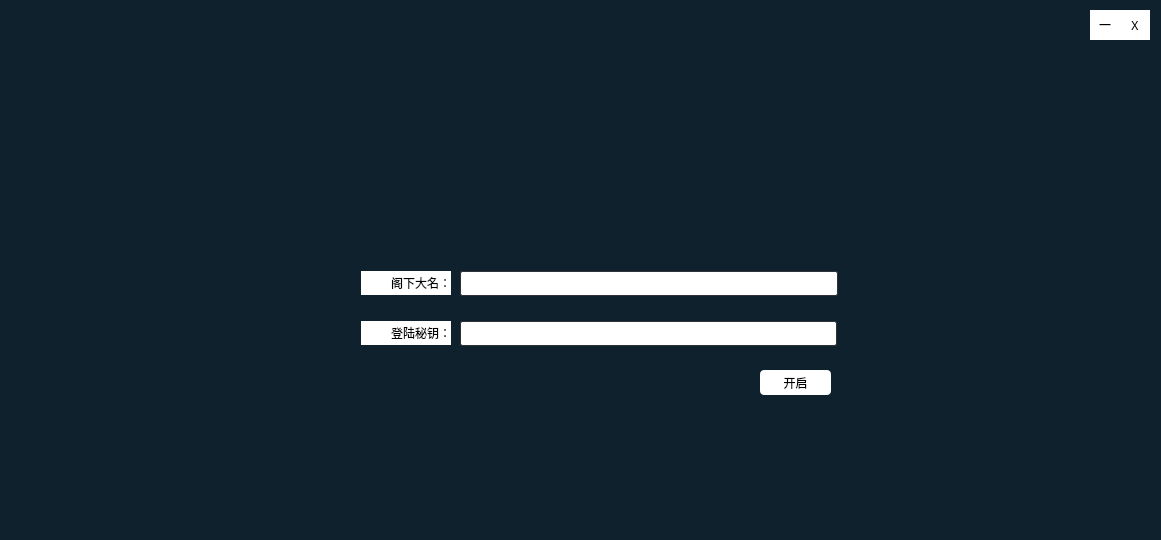
<?xml version="1.0" encoding="UTF-8"?>
<ui version="4.0">
 <class>AccountDialog</class>
 <widget class="QMainWindow" name="AccountDialog">
  <property name="geometry">
   <rect>
    <x>0</x>
    <y>0</y>
    <width>1161</width>
    <height>540</height>
   </rect>
  </property>
  <property name="sizePolicy">
   <sizepolicy hsizetype="Fixed" vsizetype="Fixed">
    <horstretch>0</horstretch>
    <verstretch>0</verstretch>
   </sizepolicy>
  </property>
  <property name="minimumSize">
   <size>
    <width>424</width>
    <height>165</height>
   </size>
  </property>
  <property name="mouseTracking">
   <bool>true</bool>
  </property>
  <property name="windowTitle">
   <string>Pxmail</string>
  </property>
  <property name="windowIcon">
   <iconset>
    <normaloff>logo.png</normaloff>logo.png</iconset>
  </property>
  <property name="styleSheet">
   <string notr="true">
background-color: rgb(14, 33, 45);</string>
  </property>
  <widget class="QWidget" name="centralwidget">
   <widget class="QFrame" name="frame">
    <property name="geometry">
     <rect>
      <x>220</x>
      <y>800</y>
      <width>611</width>
      <height>71</height>
     </rect>
    </property>
    <property name="minimumSize">
     <size>
      <width>611</width>
      <height>71</height>
     </size>
    </property>
    <property name="styleSheet">
     <string notr="true"/>
    </property>
    <property name="frameShape">
     <enum>QFrame::StyledPanel</enum>
    </property>
    <property name="frameShadow">
     <enum>QFrame::Raised</enum>
    </property>
    <layout class="QGridLayout" name="gridLayout">
     <item row="0" column="0">
      <widget class="QPushButton" name="SetButton">
       <property name="sizePolicy">
        <sizepolicy hsizetype="Fixed" vsizetype="Fixed">
         <horstretch>0</horstretch>
         <verstretch>0</verstretch>
        </sizepolicy>
       </property>
       <property name="minimumSize">
        <size>
         <width>0</width>
         <height>0</height>
        </size>
       </property>
       <property name="styleSheet">
        <string notr="true">
/**********按钮**********/
QPushButton{
        border-radius: 4px;
        border: none;
        width: 75px;
        height: 25px;
}
QPushButton:enabled {
        background: rgb(68, 69, 73);
        color: white;
}
QPushButton:!enabled {
        background: rgb(100, 100, 100);
        color: rgb(200, 200, 200);
}
QPushButton:enabled:hover{
        background: rgb(85, 85, 85);
}
QPushButton:enabled:pressed{
        background: rgb(80, 80, 80);
}
</string>
       </property>
       <property name="text">
        <string>手动设置</string>
       </property>
      </widget>
     </item>
     <item row="0" column="1">
      <widget class="QPushButton" name="cancelButton">
       <property name="minimumSize">
        <size>
         <width>93</width>
         <height>28</height>
        </size>
       </property>
       <property name="styleSheet">
        <string notr="true">
/**********按钮**********/
QPushButton{
        border-radius: 4px;
        border: none;
        width: 75px;
        height: 25px;
}
QPushButton:enabled {
        background: rgb(68, 69, 73);
        color: white;
}
QPushButton:!enabled {
        background: rgb(100, 100, 100);
        color: rgb(200, 200, 200);
}
QPushButton:enabled:hover{
        background: rgb(85, 85, 85);
}
QPushButton:enabled:pressed{
        background: rgb(80, 80, 80);
}
</string>
       </property>
       <property name="text">
        <string>取消</string>
       </property>
       <property name="shortcut">
        <string>Esc</string>
       </property>
      </widget>
     </item>
    </layout>
   </widget>
   <widget class="QLabel" name="labellogo">
    <property name="geometry">
     <rect>
      <x>120</x>
      <y>750</y>
      <width>551</width>
      <height>131</height>
     </rect>
    </property>
    <property name="text">
     <string/>
    </property>
    <property name="pixmap">
     <pixmap>Mainlogo.png</pixmap>
    </property>
   </widget>
   <widget class="QLabel" name="labelmin">
    <property name="geometry">
     <rect>
      <x>1090</x>
      <y>10</y>
      <width>30</width>
      <height>30</height>
     </rect>
    </property>
    <property name="font">
     <font>
      <family>微软雅黑</family>
     </font>
    </property>
    <property name="styleSheet">
     <string notr="true">QLabel{
   color:black;
	background-color: rgb(255, 255, 255);
}
QLabel:hover{
background-color: rgb(255, 255, 255);
}</string>
    </property>
    <property name="text">
     <string>一</string>
    </property>
    <property name="alignment">
     <set>Qt::AlignCenter</set>
    </property>
   </widget>
   <widget class="QLabel" name="labelclose">
    <property name="geometry">
     <rect>
      <x>1120</x>
      <y>10</y>
      <width>30</width>
      <height>30</height>
     </rect>
    </property>
    <property name="font">
     <font>
      <family>微软雅黑</family>
     </font>
    </property>
    <property name="styleSheet">
     <string notr="true">QLabel{
   color:black;
	
	background-color: rgb(255, 255, 255);
}
QLabel:hover{

   background-color:red;

}</string>
    </property>
    <property name="text">
     <string>X</string>
    </property>
    <property name="alignment">
     <set>Qt::AlignCenter</set>
    </property>
   </widget>
   <widget class="QLabel" name="label_opacity">
    <property name="geometry">
     <rect>
      <x>250</x>
      <y>770</y>
      <width>601</width>
      <height>31</height>
     </rect>
    </property>
    <property name="styleSheet">
     <string notr="true"/>
    </property>
    <property name="text">
     <string/>
    </property>
   </widget>
   <widget class="QLabel" name="label_prompt">
    <property name="geometry">
     <rect>
      <x>230</x>
      <y>770</y>
      <width>591</width>
      <height>31</height>
     </rect>
    </property>
    <property name="styleSheet">
     <string notr="true">QLabel{
color:#B3B3B3;
border:0px;
font-family:Microsoft YaHei;
font:13px
}</string>
    </property>
    <property name="text">
     <string/>
    </property>
   </widget>
   <widget class="QPushButton" name="ReturnButton">
    <property name="geometry">
     <rect>
      <x>820</x>
      <y>740</y>
      <width>71</width>
      <height>25</height>
     </rect>
    </property>
    <property name="styleSheet">
     <string notr="true">
/**********按钮**********/
QPushButton{
        border-radius: 4px;
        border: none;
        width: 75px;
        height: 25px;
}
QPushButton:enabled {
        background: rgb(68, 69, 73);
        color: white;
}
QPushButton:!enabled {
        background: rgb(100, 100, 100);
        color: rgb(200, 200, 200);
}
QPushButton:enabled:hover{
        background: rgb(85, 85, 85);
}
QPushButton:enabled:pressed{
        background: rgb(80, 80, 80);
}
</string>
    </property>
    <property name="text">
     <string>返回</string>
    </property>
   </widget>
   <widget class="QPushButton" name="loginButton">
    <property name="geometry">
     <rect>
      <x>760</x>
      <y>370</y>
      <width>71</width>
      <height>25</height>
     </rect>
    </property>
    <property name="styleSheet">
     <string notr="true">
/**********按钮**********/
QPushButton{
        border-radius: 4px;
        border: none;
        width: 75px;
        height: 25px;
}
QPushButton:enabled {
        
	background-color: rgb(255, 255, 255);
        color: black;
}
QPushButton:!enabled {
        
	background-color: rgb(255, 255, 255);
        color: rgb(200, 200, 200);
}
QPushButton:enabled:hover{
        
	background-color: rgb(255, 255, 255);
}
QPushButton:enabled:pressed{
        
	background-color: rgb(255, 255, 255);
}
</string>
    </property>
    <property name="text">
     <string>开启</string>
    </property>
    <property name="autoRepeat">
     <bool>false</bool>
    </property>
   </widget>
   <widget class="QLabel" name="label">
    <property name="geometry">
     <rect>
      <x>-90</x>
      <y>-10</y>
      <width>1311</width>
      <height>561</height>
     </rect>
    </property>
    <property name="text">
     <string/>
    </property>
    <property name="pixmap">
     <pixmap>../images/timg.jpg</pixmap>
    </property>
   </widget>
   <widget class="QWidget" name="">
    <property name="geometry">
     <rect>
      <x>260</x>
      <y>710</y>
      <width>504</width>
      <height>40</height>
     </rect>
    </property>
    <layout class="QHBoxLayout" name="horizontalLayout_2">
     <item>
      <widget class="QLabel" name="poplabel">
       <property name="styleSheet">
        <string notr="true">QLabel{
color:#B3B3B3;
font-family:Microsoft YaHei;

}</string>
       </property>
       <property name="text">
        <string>    &lt;p align=right&gt;POP服务器：&lt;/p&gt;</string>
       </property>
      </widget>
     </item>
     <item>
      <widget class="QLineEdit" name="txtpopserver">
       <property name="minimumSize">
        <size>
         <width>210</width>
         <height>25</height>
        </size>
       </property>
       <property name="maximumSize">
        <size>
         <width>210</width>
         <height>25</height>
        </size>
       </property>
       <property name="styleSheet">
        <string notr="true">QLineEdit{
color:#B3B3B3;
background:#0E1015;
border:1px solid #2F3239;
border-radius:2px;
selection-background-color:#787878;
font-family:Microsoft YaHei;
font:15px;
}
QLineEdit:hover{
color:#FFF;
background:#0E1015;
border-color:#45494F;
}
QLineEdit:focus{
color:#FFF;
background:#0B0D11;
border-color:#1E5F99;
}</string>
       </property>
      </widget>
     </item>
     <item>
      <widget class="QCheckBox" name="checkSSLpop">
       <property name="minimumSize">
        <size>
         <width>51</width>
         <height>19</height>
        </size>
       </property>
       <property name="maximumSize">
        <size>
         <width>51</width>
         <height>19</height>
        </size>
       </property>
       <property name="styleSheet">
        <string notr="true">QCheckBox{
spacing:10px;
color:#B3B3B3;
border:0px;
font-family:Microsoft YaHei;
font:13px;
}
QCheckBox:disabled{
color:#45494f;
}
QCheckBox::indicator{
  width: 20px;
  height: 20px;
}
QCheckBox::indicator:unchecked{
  image: url(ui/images/unchecked.png);
}
QCheckBox::indicator:unchecked:hover{
  image: url(ui/images/unchecked_hover.png);
}
QCheckBox::indicator:unchecked:pressed{
  image: url(ui/images/unchecked_down.png);
}
QCheckBox::indicator:checked{
  image: url(ui/images/checked.png);
}
QCheckBox::indicator:checked:hover {
  image: url(ui/images/checked_hover.png);
}
QCheckBox::indicator:checked:pressed{
  image: url(ui/images/checked_down.png);
}
QCheckBox::indicator:unchecked:disabled{
  image: url(ui/images/check_disabled.png);
}
QCheckBox::indicator:checked:disabled{
  image: url(ui/images/check_disabled.png);
}</string>
       </property>
       <property name="text">
        <string>SSL</string>
       </property>
      </widget>
     </item>
     <item>
      <widget class="QLabel" name="popportlabel">
       <property name="minimumSize">
        <size>
         <width>45</width>
         <height>38</height>
        </size>
       </property>
       <property name="maximumSize">
        <size>
         <width>45</width>
         <height>38</height>
        </size>
       </property>
       <property name="styleSheet">
        <string notr="true">QLabel{
color:#B3B3B3;
font-family:Microsoft YaHei;

}</string>
       </property>
       <property name="text">
        <string>端口：</string>
       </property>
      </widget>
     </item>
     <item>
      <widget class="QLineEdit" name="popportEdit">
       <property name="sizePolicy">
        <sizepolicy hsizetype="Fixed" vsizetype="Fixed">
         <horstretch>0</horstretch>
         <verstretch>0</verstretch>
        </sizepolicy>
       </property>
       <property name="minimumSize">
        <size>
         <width>51</width>
         <height>21</height>
        </size>
       </property>
       <property name="maximumSize">
        <size>
         <width>51</width>
         <height>21</height>
        </size>
       </property>
       <property name="styleSheet">
        <string notr="true">QLineEdit{
color:#B3B3B3;
background:#0E1015;
border:1px solid #2F3239;
border-radius:2px;
selection-background-color:#787878;
font-family:Microsoft YaHei;
font:15px;
}
QLineEdit:hover{
color:#FFF;
background:#0E1015;
border-color:#45494F;
}
QLineEdit:focus{
color:#FFF;
background:#0B0D11;
border-color:#1E5F99;
}</string>
       </property>
      </widget>
     </item>
    </layout>
   </widget>
   <widget class="QWidget" name="">
    <property name="geometry">
     <rect>
      <x>470</x>
      <y>760</y>
      <width>516</width>
      <height>39</height>
     </rect>
    </property>
    <layout class="QHBoxLayout" name="horizontalLayout">
     <item>
      <widget class="QLabel" name="smtplabel">
       <property name="styleSheet">
        <string notr="true">QLabel{
color:#B3B3B3;
font-family:Microsoft YaHei;

}</string>
       </property>
       <property name="text">
        <string>    &lt;p align=right&gt;SMTP服务器：&lt;/p&gt;</string>
       </property>
      </widget>
     </item>
     <item>
      <widget class="QLineEdit" name="txtsmtpserver">
       <property name="minimumSize">
        <size>
         <width>210</width>
         <height>25</height>
        </size>
       </property>
       <property name="maximumSize">
        <size>
         <width>210</width>
         <height>25</height>
        </size>
       </property>
       <property name="styleSheet">
        <string notr="true">QLineEdit{
color:#B3B3B3;
background:#0E1015;
border:1px solid #2F3239;
border-radius:2px;
selection-background-color:#787878;
font-family:Microsoft YaHei;
font:15px;
}
QLineEdit:hover{
color:#FFF;
background:#0E1015;
border-color:#45494F;
}
QLineEdit:focus{
color:#FFF;
background:#0B0D11;
border-color:#1E5F99;
}</string>
       </property>
      </widget>
     </item>
     <item>
      <widget class="QCheckBox" name="checkSSLsmtp">
       <property name="minimumSize">
        <size>
         <width>51</width>
         <height>19</height>
        </size>
       </property>
       <property name="maximumSize">
        <size>
         <width>51</width>
         <height>19</height>
        </size>
       </property>
       <property name="styleSheet">
        <string notr="true">QCheckBox{
spacing:10px;
color:#B3B3B3;
border:0px;
font-family:Microsoft YaHei;
font:13px;
}
QCheckBox:disabled{
color:#45494f;
}
QCheckBox::indicator{
  width: 20px;
  height: 20px;
}
QCheckBox::indicator:unchecked{
  image: url(ui/images/unchecked.png);
}
QCheckBox::indicator:unchecked:hover{
  image: url(ui/images/unchecked_hover.png);
}
QCheckBox::indicator:unchecked:pressed{
  image: url(ui/images/unchecked_down.png);
}
QCheckBox::indicator:checked{
  image: url(ui/images/checked.png);
}
QCheckBox::indicator:checked:hover {
  image: url(ui/images/checked_hover.png);
}
QCheckBox::indicator:checked:pressed{
  image: url(ui/images/checked_down.png);
}
QCheckBox::indicator:unchecked:disabled{
  image: url(ui/images/check_disabled.png);
}
QCheckBox::indicator:checked:disabled{
  image: url(ui/images/check_disabled.png);
}</string>
       </property>
       <property name="text">
        <string>SSL</string>
       </property>
      </widget>
     </item>
     <item>
      <widget class="QLabel" name="smtpportlabel">
       <property name="minimumSize">
        <size>
         <width>45</width>
         <height>37</height>
        </size>
       </property>
       <property name="maximumSize">
        <size>
         <width>45</width>
         <height>37</height>
        </size>
       </property>
       <property name="styleSheet">
        <string notr="true">QLabel{
color:#B3B3B3;
font-family:Microsoft YaHei;

}</string>
       </property>
       <property name="text">
        <string>端口：</string>
       </property>
      </widget>
     </item>
     <item>
      <widget class="QLineEdit" name="smtpportEdit">
       <property name="sizePolicy">
        <sizepolicy hsizetype="Fixed" vsizetype="Fixed">
         <horstretch>0</horstretch>
         <verstretch>0</verstretch>
        </sizepolicy>
       </property>
       <property name="minimumSize">
        <size>
         <width>51</width>
         <height>21</height>
        </size>
       </property>
       <property name="maximumSize">
        <size>
         <width>51</width>
         <height>21</height>
        </size>
       </property>
       <property name="styleSheet">
        <string notr="true">QLineEdit{
color:#B3B3B3;
background:#0E1015;
border:1px solid #2F3239;
border-radius:2px;
selection-background-color:#787878;
font-family:Microsoft YaHei;
font:15px;
}
QLineEdit:hover{
color:#FFF;
background:#0E1015;
border-color:#45494F;
}
QLineEdit:focus{
color:#FFF;
background:#0B0D11;
border-color:#1E5F99;
}</string>
       </property>
      </widget>
     </item>
    </layout>
   </widget>
   <widget class="QLineEdit" name="txtuser">
    <property name="geometry">
     <rect>
      <x>460</x>
      <y>271</y>
      <width>378</width>
      <height>25</height>
     </rect>
    </property>
    <property name="sizePolicy">
     <sizepolicy hsizetype="Expanding" vsizetype="Fixed">
      <horstretch>0</horstretch>
      <verstretch>0</verstretch>
     </sizepolicy>
    </property>
    <property name="minimumSize">
     <size>
      <width>378</width>
      <height>25</height>
     </size>
    </property>
    <property name="maximumSize">
     <size>
      <width>378</width>
      <height>25</height>
     </size>
    </property>
    <property name="styleSheet">
     <string notr="true">QLineEdit{
color: rgb(0, 0, 0);
	background-color: rgb(255, 255, 255);
border:1px solid #2F3239;
border-radius:2px;
selection-background-color:#ffffff;
font-family:Microsoft YaHei;
font:15px;
}
QLineEdit:hover{
color:#FFF;
	background-color: rgb(0, 0, 0);
border-color:#45494F;
}
QLineEdit:focus{
color:#FFF;
	background-color: rgb(0, 0, 0);
border-color:#1E5F99;
}</string>
    </property>
   </widget>
   <widget class="QLabel" name="labeluserSet">
    <property name="geometry">
     <rect>
      <x>361</x>
      <y>271</y>
      <width>90</width>
      <height>24</height>
     </rect>
    </property>
    <property name="styleSheet">
     <string notr="true">QLabel{
color: rgb(0, 0, 0);
	background-color: rgb(255, 255, 255);
font-family:Microsoft YaHei;

}</string>
    </property>
    <property name="text">
     <string>&lt;html&gt;&lt;head/&gt;&lt;body&gt;&lt;p align=&quot;right&quot;&gt;阁下大名：&lt;/p&gt;&lt;/body&gt;&lt;/html&gt;</string>
    </property>
   </widget>
   <widget class="QLabel" name="labelpasswordSet">
    <property name="geometry">
     <rect>
      <x>361</x>
      <y>321</y>
      <width>90</width>
      <height>24</height>
     </rect>
    </property>
    <property name="styleSheet">
     <string notr="true">QLabel{
color: rgb(0, 0, 0);
	background-color: rgb(255, 255, 255);
font-family:Microsoft YaHei;

}</string>
    </property>
    <property name="text">
     <string>&lt;html&gt;&lt;head/&gt;&lt;body&gt;&lt;p align=&quot;right&quot;&gt;登陆秘钥：&lt;/p&gt;&lt;/body&gt;&lt;/html&gt;</string>
    </property>
   </widget>
   <widget class="QLineEdit" name="txtpassword">
    <property name="geometry">
     <rect>
      <x>460</x>
      <y>321</y>
      <width>377</width>
      <height>25</height>
     </rect>
    </property>
    <property name="minimumSize">
     <size>
      <width>377</width>
      <height>25</height>
     </size>
    </property>
    <property name="maximumSize">
     <size>
      <width>377</width>
      <height>25</height>
     </size>
    </property>
    <property name="styleSheet">
     <string notr="true">QLineEdit{
color: rgb(0, 0, 0);
	background-color: rgb(255, 255, 255);
border:1px solid #2F3239;
border-radius:2px;
selection-background-color:#ffffff;
font-family:Microsoft YaHei;
font:15px;
}
QLineEdit:hover{
color:#FFF;
	background-color: rgb(0, 0, 0);
border-color:#45494F;
}
QLineEdit:focus{
color:#FFF;
	background-color: rgb(0, 0, 0);
border-color:#1E5F99;
}</string>
    </property>
    <property name="echoMode">
     <enum>QLineEdit::Password</enum>
    </property>
   </widget>
   <zorder>label</zorder>
   <zorder>labellogo</zorder>
   <zorder>frame</zorder>
   <zorder>layoutWidget</zorder>
   <zorder>labelmin</zorder>
   <zorder>labelclose</zorder>
   <zorder>label_opacity</zorder>
   <zorder>label_prompt</zorder>
   <zorder>ReturnButton</zorder>
   <zorder>loginButton</zorder>
   <zorder>poplabel</zorder>
   <zorder>poplabel</zorder>
   <zorder>txtuser</zorder>
   <zorder>labeluserSet</zorder>
   <zorder>labelpasswordSet</zorder>
   <zorder>txtpassword</zorder>
  </widget>
 </widget>
 <resources/>
 <connections>
  <connection>
   <sender>SetButton</sender>
   <signal>clicked()</signal>
   <receiver>AccountDialog</receiver>
   <slot>showManualSet()</slot>
   <hints>
    <hint type="sourcelabel">
     <x>66</x>
     <y>399</y>
    </hint>
    <hint type="destinationlabel">
     <x>123</x>
     <y>327</y>
    </hint>
   </hints>
  </connection>
  <connection>
   <sender>loginButton</sender>
   <signal>clicked()</signal>
   <receiver>AccountDialog</receiver>
   <slot>onLogin()</slot>
   <hints>
    <hint type="sourcelabel">
     <x>479</x>
     <y>381</y>
    </hint>
    <hint type="destinationlabel">
     <x>130</x>
     <y>131</y>
    </hint>
   </hints>
  </connection>
  <connection>
   <sender>cancelButton</sender>
   <signal>clicked()</signal>
   <receiver>AccountDialog</receiver>
   <slot>onCancel()</slot>
   <hints>
    <hint type="sourcelabel">
     <x>579</x>
     <y>381</y>
    </hint>
    <hint type="destinationlabel">
     <x>342</x>
     <y>148</y>
    </hint>
   </hints>
  </connection>
  <connection>
   <sender>ReturnButton</sender>
   <signal>clicked()</signal>
   <receiver>AccountDialog</receiver>
   <slot>hideManualSet()</slot>
   <hints>
    <hint type="sourcelabel">
     <x>346</x>
     <y>391</y>
    </hint>
    <hint type="destinationlabel">
     <x>336</x>
     <y>340</y>
    </hint>
   </hints>
  </connection>
  <connection>
   <sender>checkSSLpop</sender>
   <signal>clicked()</signal>
   <receiver>AccountDialog</receiver>
   <slot>onSSLpop()</slot>
   <hints>
    <hint type="sourcelabel">
     <x>438</x>
     <y>258</y>
    </hint>
    <hint type="destinationlabel">
     <x>386</x>
     <y>319</y>
    </hint>
   </hints>
  </connection>
  <connection>
   <sender>checkSSLsmtp</sender>
   <signal>clicked()</signal>
   <receiver>AccountDialog</receiver>
   <slot>onSSLsmtp()</slot>
   <hints>
    <hint type="sourcelabel">
     <x>438</x>
     <y>307</y>
    </hint>
    <hint type="destinationlabel">
     <x>412</x>
     <y>318</y>
    </hint>
   </hints>
  </connection>
  <connection>
   <sender>txtuser</sender>
   <signal>textChanged(QString)</signal>
   <receiver>AccountDialog</receiver>
   <slot>ontextChanged()</slot>
   <hints>
    <hint type="sourcelabel">
     <x>438</x>
     <y>139</y>
    </hint>
    <hint type="destinationlabel">
     <x>287</x>
     <y>67</y>
    </hint>
   </hints>
  </connection>
  <connection>
   <sender>txtuser</sender>
   <signal>editingFinished()</signal>
   <receiver>AccountDialog</receiver>
   <slot>txtuserEdited()</slot>
   <hints>
    <hint type="sourcelabel">
     <x>203</x>
     <y>149</y>
    </hint>
    <hint type="destinationlabel">
     <x>230</x>
     <y>-6</y>
    </hint>
   </hints>
  </connection>
  <connection>
   <sender>txtpassword</sender>
   <signal>editingFinished()</signal>
   <receiver>AccountDialog</receiver>
   <slot>txtpassEdited()</slot>
   <hints>
    <hint type="sourcelabel">
     <x>241</x>
     <y>200</y>
    </hint>
    <hint type="destinationlabel">
     <x>134</x>
     <y>-2</y>
    </hint>
   </hints>
  </connection>
  <connection>
   <sender>popportEdit</sender>
   <signal>editingFinished()</signal>
   <receiver>AccountDialog</receiver>
   <slot>popportEdited()</slot>
   <hints>
    <hint type="sourcelabel">
     <x>519</x>
     <y>243</y>
    </hint>
    <hint type="destinationlabel">
     <x>482</x>
     <y>5</y>
    </hint>
   </hints>
  </connection>
 </connections>
 <slots>
  <slot>onLogin()</slot>
  <slot>onCancel()</slot>
  <slot>hideManualSet()</slot>
  <slot>showManualSet()</slot>
  <slot>onSetpopSLL()</slot>
  <slot>onSetsmtpSSL()</slot>
  <slot>onSSLpop()</slot>
  <slot>onSSLsmtp()</slot>
  <slot>ontextChanged()</slot>
  <slot>txtuserEdited()</slot>
  <slot>txtpassEdited()</slot>
  <slot>popportEdited()</slot>
 </slots>
</ui>
